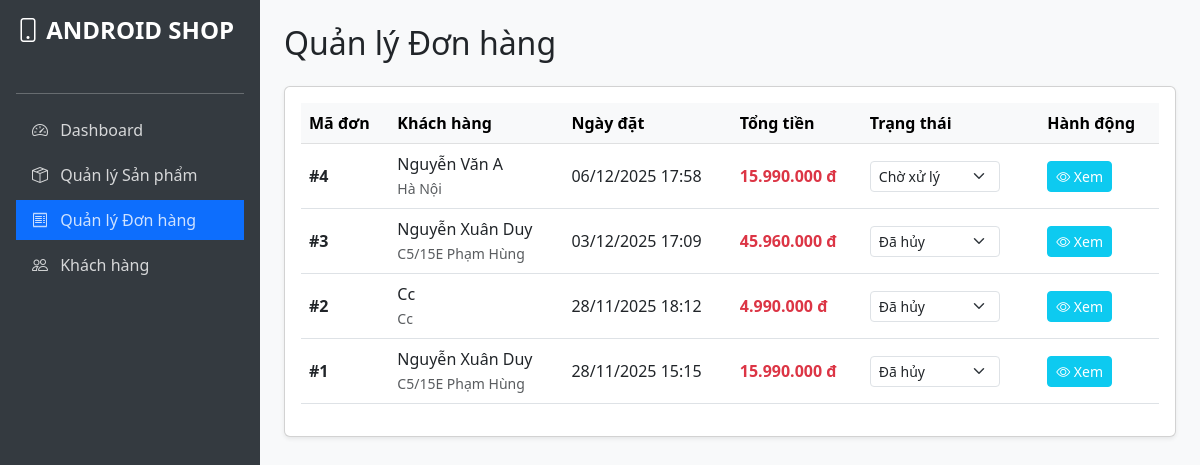
Screenshot of /admin_orders.php (signed in) with the database file from the repository.
### tables this page shows
CREATE TABLE IF NOT EXISTS `orders` (
  `id` int NOT NULL AUTO_INCREMENT,
  `userid` int DEFAULT NULL,
  `total` decimal(10,2) DEFAULT NULL,
  `address` text,
  `note` text,
  `status` varchar(50) DEFAULT 'Pending',
  `process` varchar(50) DEFAULT NULL,
  `createdate` datetime DEFAULT CURRENT_TIMESTAMP,
  `promotionid` int DEFAULT NULL,
  PRIMARY KEY (`id`),
  KEY `fk_orders_users` (`userid`),
  KEY `fk_orders_promotions` (`promotionid`)
);

CREATE TABLE IF NOT EXISTS `users` (
  `id` int NOT NULL AUTO_INCREMENT,
  `username` varchar(50) NOT NULL,
  `password` varchar(255) NOT NULL,
  `email` varchar(255) NOT NULL,
  `fullname` varchar(255) DEFAULT NULL,
  `numberphone` varchar(20) DEFAULT NULL,
  `address` text,
  `avatarimage` varchar(255) DEFAULT NULL,
  `role` varchar(50) DEFAULT 'user',
  `status` tinyint DEFAULT '1',
  `token` varchar(255) DEFAULT NULL,
  `rejectnum` int DEFAULT '0',
  `ordernum` int DEFAULT '0',
  `createdate` datetime DEFAULT CURRENT_TIMESTAMP,
  PRIMARY KEY (`id`)
);

### admin_orders.php (the view, shortened to what this page needs)
<?php
require_once 'db_connect.php';
$sql = "SELECT o.*, u.fullname
        FROM ORDERS o
        LEFT JOIN USERS u ON o.userid = u.id
        ORDER BY o.createdate DESC";
$stmt = $conn->prepare($sql);
$stmt->execute();
$orders = $stmt->fetchAll(PDO::FETCH_ASSOC);
?>
<!DOCTYPE html>
<html lang="vi">
<head>
    <link href="https://cdn.jsdelivr.net/npm/bootstrap@5.3.0/dist/css/bootstrap.min.css" rel="stylesheet">
    <link rel="stylesheet" href="https://cdn.jsdelivr.net/npm/bootstrap-icons@1.11.0/font/bootstrap-icons.css">
</head>
<body class="bg-light">
<div class="d-flex">
    <div class="sidebar p-3 d-flex flex-column text-white" style="width: 260px;">
        <a href="index.php" class="text-white text-decoration-none mb-4">
            <h4 class="fw-bold"><i class="bi bi-phone"></i> ANDROID SHOP</h4>
        </a>
        <hr>
        <ul class="nav flex-column mb-auto">
            <li><a href="admin.php" class="nav-link"><i class="bi bi-speedometer2 me-2"></i> Dashboard</a></li>
            <li><a href="admin_products.php" class="nav-link"><i class="bi bi-box-seam me-2"></i> Quản lý Sản phẩm</a></li>
            <li><a href="admin_orders.php" class="nav-link active bg-primary"><i class="bi bi-receipt me-2"></i> Quản lý Đơn hàng</a></li>
            <li><a href="admin_customers.php" class="nav-link"><i class="bi bi-people me-2"></i> Khách hàng</a></li>
        </ul>
    </div>
    <div class="flex-grow-1 p-4">
        <h2 class="mb-4">Quản lý Đơn hàng</h2>
        <div class="card shadow-sm">
            <div class="card-body">
                <table class="table table-hover align-middle">
                    <thead class="table-light">
                        <tr>
                            <th>Mã đơn</th>
                            <th>Khách hàng</th>
                            <th>Ngày đặt</th>
                            <th>Tổng tiền</th>
                            <th>Trạng thái</th>
                            <th>Hành động</th>
                        </tr>
                    </thead>
                    <tbody>
                        <?php foreach($orders as $row): ?>
                        <tr>
                            <td><strong>#<?php echo $row['id']; ?></strong></td>
                            <td>
                                <?php echo htmlspecialchars($row['fullname'] ?? 'Khách vãng lai'); ?><br>
                                <small class="text-muted"><?php echo htmlspecialchars($row['address']); ?></small>
                            </td>
                            <td><?php echo date('d/m/Y H:i', strtotime($row['createdate'])); ?></td>
                            <td class="text-danger fw-bold"><?php echo number_format($row['total'], 0, ',', '.'); ?> đ</td>
                            <td>
                                <form method="POST" class="d-flex align-items-center">
                                    <select name="status" class="form-select form-select-sm me-2" style="width: 130px;" onchange="this.form.submit()"> <option value="Pending" <?php if($row['status']=='Pending') echo 'selected'; ?> class="text-warning fw-bold">Chờ xử lý</option>
                                        <option value="Cancelled" <?php if($row['status']=='Cancelled') echo 'selected'; ?> class="text-danger fw-bold">Đã hủy</option>
                                    </select>
                                </form>
                            </td>
                            <td>
                                <button class="btn btn-info btn-sm text-white" type="button" data-bs-toggle="collapse" data-bs-target="#detail-<?php echo $row['id']; ?>">
                                    <i class="bi bi-eye"></i> Xem
                                </button>
                            </td>
                        </tr>
                        <?php endforeach; ?>
                    </tbody>
                </table>
            </div>
        </div>
    </div>
</div>
</body>
</html>

### admin_orders.php (style rules this page uses)
.sidebar { min-height: 100vh; background-color: #343a40; }
.nav-link { color: rgba(255,255,255,.8); margin-bottom: 5px; }

### rows the page displays
orders: id "4", userid.fullname "Nguyễn Văn A", address "Hà Nội", createdate "06/12/2025 17:58", total "15.990.000", status "Chờ xử lý"
orders: id "3", userid.fullname "Nguyễn Xuân Duy", address "C5/15E Phạm Hùng", createdate "03/12/2025 17:09", total "45.960.000", status "Đã hủy"
orders: id "2", userid.fullname "Cc", address "Cc", createdate "28/11/2025 18:12", total "4.990.000", status "Đã hủy"
orders: id "1", userid.fullname "Nguyễn Xuân Duy", address "C5/15E Phạm Hùng", createdate "28/11/2025 15:15", total "15.990.000", status "Đã hủy"
